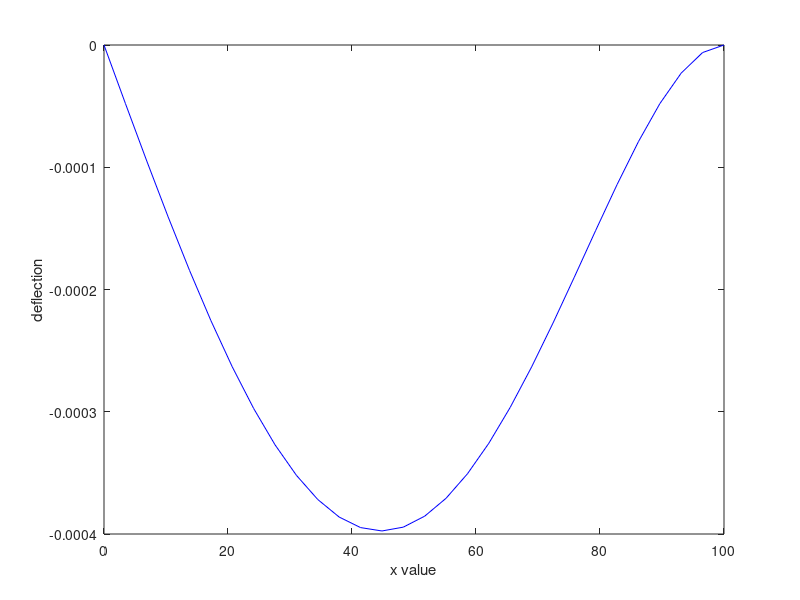

Reproduce this figure in MATLAB.
% Name: Andrew Pang
% Date: 22 MAR 2019
% Task 4 : Uniform Beam
clear all; close all; clc;

%chosen units : cm for length, kN for force
%variables
L = 100;
E = 50000;
I = 30000;
wo = 2.5;

%form row vector x using linspace
x = linspace(0,L,30);

%calculates y for each value of z
y = (wo/(120*E*I*L))*(((x.^5)*-1)+(2*(L^2)*(x.^3))-((L^4)*x));

%plots y against x
plot(x,y,'b-');

%adds labels to graph
xlabel('x value');
ylabel('deflection');

%finds the maximum value and its positions in matrix y
[miny , miny_pos] = min(y);

%outputs the max value of y and its location x
maxy = abs(miny)
maxx = x(miny_pos)

